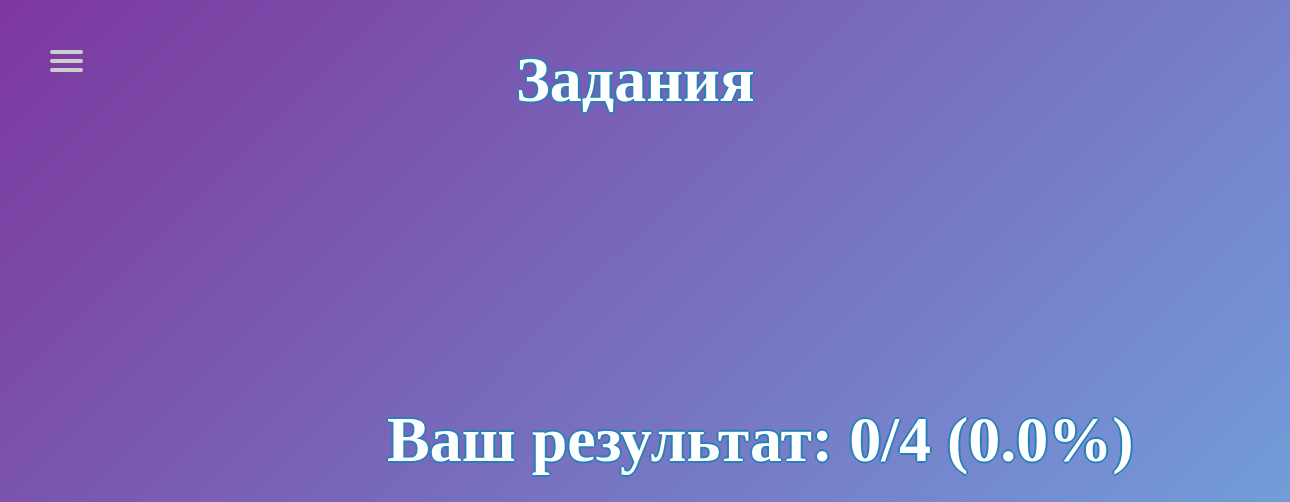
Before: /tasks/3/ with the older database file.
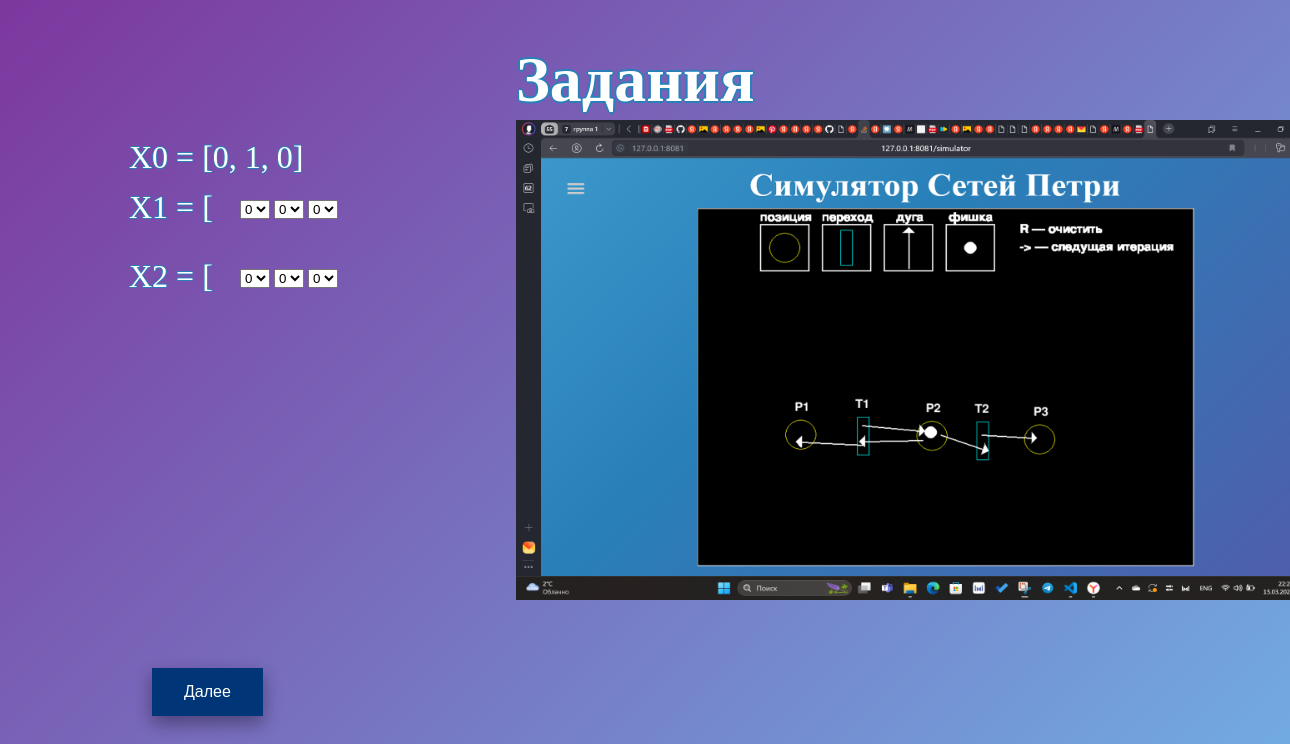
After: the same page with the newer database file.
### database_setup.py (models this page shows)
class Task(Base):
    __tablename__ = 'tasks'
    id = Column(Integer, primary_key=True, nullable=False)
    x0 = Column(String(250), nullable=False)
    img = Column(String(250), nullable=False)
    iterations = Column(Integer, nullable=False)
    answers = Column(String(250), nullable=False)
    sets = Column(Integer, nullable=False)

### app.py (the view)
@app.route('/tasks/<task_num>/', methods=['POST', 'GET'])
def tasks(task_num):
    global name, result, result_procent
    if request.method == 'POST':
        if task_num == '0':
            name = request.form['name']
            return redirect(url_for("tasks", task_num=1))
        else:
            get_tasks = session.query(Task).all()
            task = get_tasks[int(task_num)-1]
            listt = list(range(0, task.iterations+1))
            answers = []
            for _ in range(int(task.iterations)):
                a = []
                for _1 in range(int(task.sets)):
                    a.append(int(request.form[f'class{_+2}-{_1+1}']))
                answers.append(a)
            if str(answers) == (task.answers):
                result += 1
            return redirect(url_for("tasks", task_num=task.id+1))
    elif request.method == 'GET':
        if task_num == '0':
            return render_template('tasks.html', task = 0)
        else:
            get_tasks = session.query(Task).all()
            try:
                task = get_tasks[int(task_num)-1]
                listt = list(range(0, task.iterations+1))
                listt2 = list(range(0, task.sets))
                return render_template('tasks.html', task = task, listt=listt, listt2=listt2)
            except Exception:
                if name == '':
                    return render_template('tasks.html', task = 100, result = result, lenght = tasks_lenght, result_procent = (100/tasks_lenght)*result)
                newUser = User(name=name, result=result, result_procent=(100/tasks_lenght)*result, username=os.environ.get( "USERNAME" ))
                session.add(newUser)
                session.commit()
                return render_template('tasks.html', task = 100, result = result, lenght = tasks_lenght, result_procent = (100/tasks_lenght)*result)

### templates/tasks.html (shortened to what this page needs)
<!DOCTYPE html>
<html lang="en">
    <head>
        <link type="text/css" rel="stylesheet" href="../../static/css/style.css" media="all" />
    </head>
    <body>
        <div class="gradient-background">
            <div class="d-flex flex-column justify-content-center w-100 h-100">
               <div class="d-flex flex-column justify-content-center align-items-center">
                 <div class="btn-group my-5">
                    <h1 style="top: 0%; left: 40%;;">Задания</h1>
                    <form class="login_form" method="post">
                    {% if task == 0 %}
                      <input style="position: absolute; left: 42%; top: 35%;" type="name" class="form-control" id="name" placeholder="Введите Ваше ФИО" name="name">
                      <button type="submit_name" class="button" style="position: absolute; left: 43%; top: 45%;">НАЧАТЬ</button>
                      <nav role="navigation">
                        <div id="menuToggle">
                          <input type="checkbox" />
                          <span></span>
                          <span></span>
                          <span></span>
                          <ul id="menu">
                            <a href="{{url_for('index')}}"><li>Главная</li></a>
                            <a href="{{url_for('simulator')}}"><li>Симулятор</li></a>
                            <a href="{{url_for('instruction')}}"><li>Инструкция к симулятору</li></a>
                            <a href="{{url_for('theory')}}"><li>Теория</li></a>
                            <a href="{{url_for('tasks', task_num = 0)}}"><li>Задания</li></a>
                            <a href="{{url_for('results')}}"><li>Результаты</li></a>
                          </ul>
                        </div>
                      </nav>
                    {% elif task == 100 %}
                      <h1 style="position: absolute; left: 30%; top: 45%;">Ваш результат: {{result}}/{{lenght}} ({{result_procent}}%)</h1>
                      <nav role="navigation">
                        <div id="menuToggle">
                          <span></span>
                          <span></span>
                          <span></span>
                        </div>
                      </nav>
                    {% else %}
                      <img src="{{task.img}}" width = "800" height="480" style="position: absolute; left: 40%; top: 15%;">
                      <div style="padding-top: 100px;">
                      <ul style="list-style-type: ''; margin-top: 0px;">
                      {% for n in listt %}
                        {% if loop.first %}
                          <li style="line-height: 50px;"><p style="position: absolute; left: 10%;">X0 = {{task.x0}}</p></li>
                        {% else %}
                          <li style="line-height: 50px;"><p style="position: absolute; left: 10%;">X{{ loop.index-1 }} = [</p></li>
                          {% set num = loop.index %}
                          {% for m in listt2 %}
                            {% if loop.first %}
                            <div class="form-group" style="display:inline-block; margin-left: 200px;">
                              <select class="form-control" id="classSelect" name="class{{num}}-{{loop.index}}">
                                <option>0</option>
                              </select>
                            </div>
                            {% else %}
                            <div class="form-group" style="display:inline-block;">
                              <select class="form-control" id="classSelect" name="class{{num}}-{{loop.index}}">
                                <option>0</option>
                              </select>
                            </div>
                            {% endif %}
                          {% endfor %}
                        {% endif %}
                      {% endfor %}
                      </ul>
                      </div>
                    <button type="submit" class="button" style="position: absolute; left: 150px; bottom: 10%;">Далее</button>
                    {% endif %}
                  </form>
                 </div>
               </div>
             </div>
           </div>
    </body>
</html>

### static/css/style.css (style rules this page uses)
.gradient-background { background: linear-gradient(-45deg, #7d379e, #2980B9, #6DD5FA, #7d379e); background-size: 400% 400%; animation: gradient 15s ease infinite; height: 100vh; }
body { margin: 0%; }
h1 { position: absolute; font-size: 4em; color: white; text-shadow: 2px 0 #2980B9, 0 -2px #2980B9, -2px 0 #2980B9, 0 2px #2980B9; }
p { position: absolute; font-size: 2em; color: white; text-shadow: 1px 0 #2980B9, 0 -1px #2980B9, -1px 0 #2980B9, 0 1px #2980B9; }
.button { background-color: #003678; border: none; color: white; padding: 15px 32px; text-align: center; text-decoration: none; display: inline-block; font-size: 16px; margin: 4px 2px; cursor: pointer; -webkit-transition-duration: 0.4s; transition-duration: 0.4s; box-shadow: 0 8px 16px 0 rgba(0,0,0,0.2), 0 6px 20px 0 rgba(0,0,0,0.19); }

Changed rows visible on the page:
now on this page (row edited): Task: img (picture), x0 "[0, 1, 0]"
Other visible differences:
{{ result }}: "0" → (not shown)
{{ lenght }}: "4" → (not shown)
{{ result_procent }}: "0.0" → (not shown)
new list line: "X0 ="
new list line: "X 1 = [ 0 0 0"
new list line: "X 2 = [ 0 0 0"
text no longer shown: "Ваш результат: / ( %)"
text now shown: "Далее"
